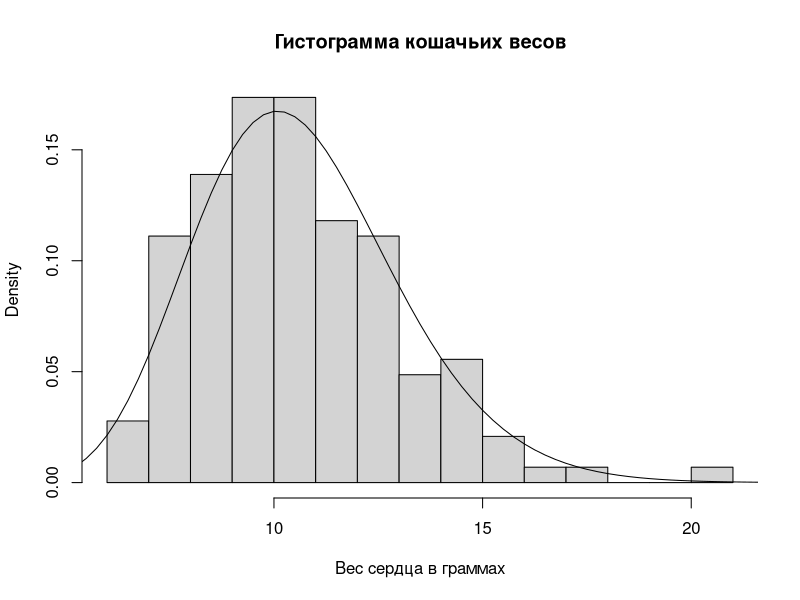
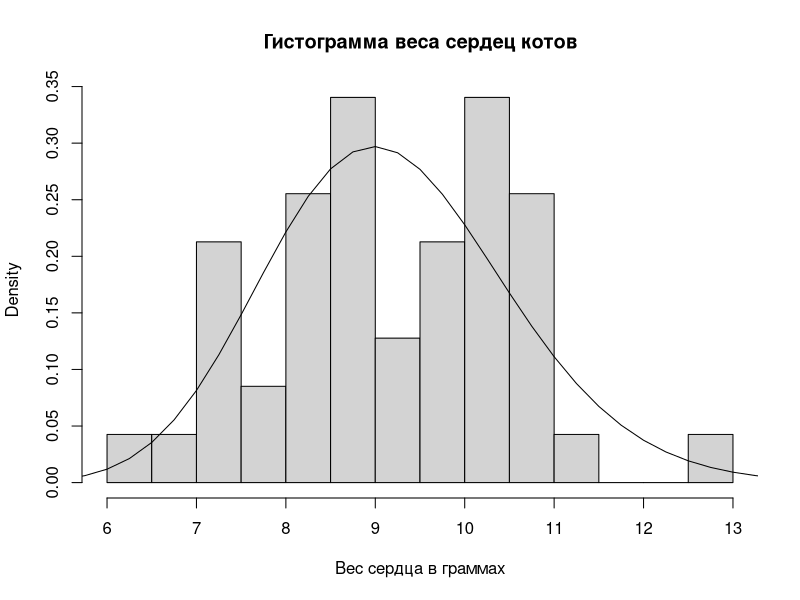
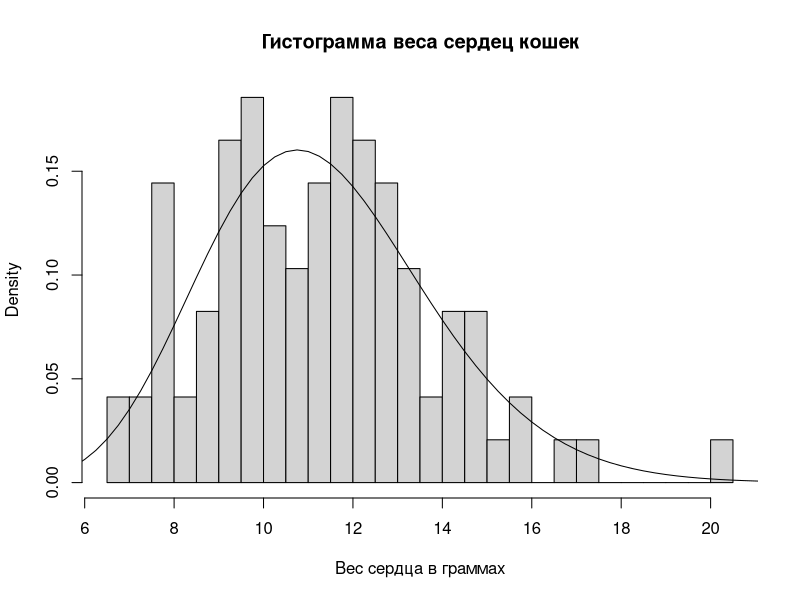
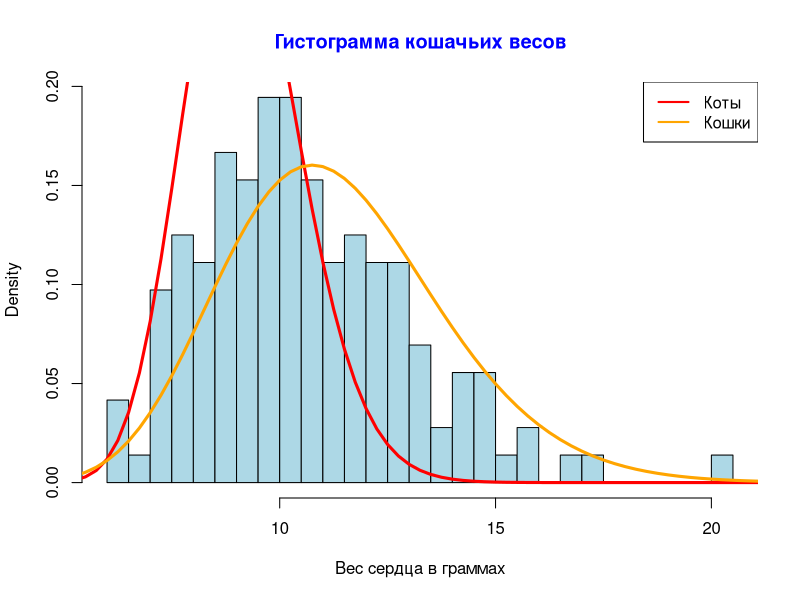
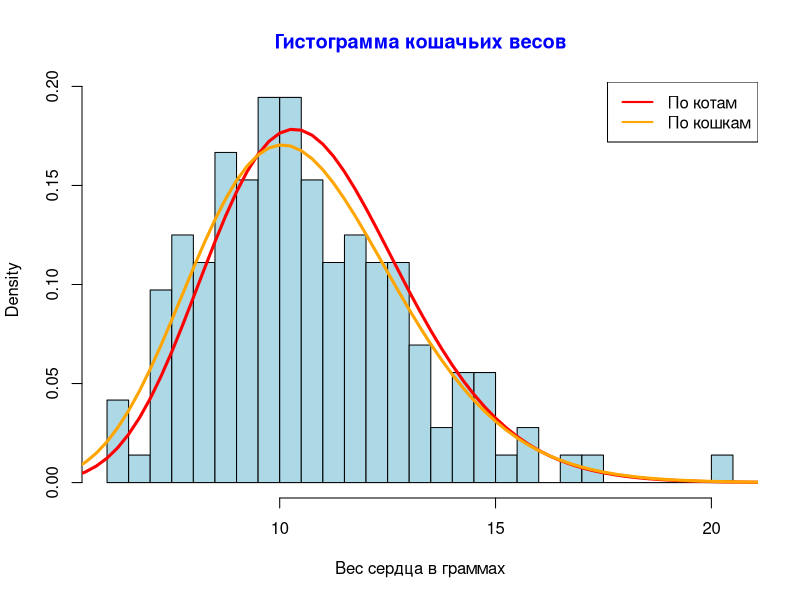

These figures' R source, in order:
## ---- chunk 1
library(MASS) 
data(cats)
summary(cats)
## ---- chunk 2
mean(cats$Hwt)
## ---- chunk 3
sd(cats$Hwt)
## ---- chunk 4
var(cats$Hwt)
## ---- chunk 5
a=round(mean(cats$Hwt)**2/var(cats$Hwt),3)
s=round(var(cats$Hwt)/mean(cats$Hwt),3)
a
s
## ---- chunk 6
 my.gamma <- function(x)
{
   a = round(mean(x)**2/var(x), 3)
   s = round(var(x)/mean(x), 3)
   return(c(a,s))
}
## ---- chunk 7
my.gamma(cats$Hwt)
## ---- chunk 8
hist(cats$Hwt, main = "Гистограмма кошачьих весов", xlab = "Вес сердца в граммах", prob=TRUE,breaks = 20)
curve(dgamma(x, shape = a, scale = s), from = 0, to = 25,add=TRUE)
## ---- chunk 9
Catboys = subset(cats, cats$Sex == "F")
Catgirls = subset(cats, cats$Sex == "M")
asCatgirls = my.gamma(Catgirls$Hwt)
asCatboys = my.gamma(Catboys$Hwt)
## ---- chunk 10
hist(Catboys$Hwt, main = "Гистограмма веса сердец котов", xlab = "Вес сердца в граммах", prob=TRUE,breaks = 20)
curve(dgamma(x, shape = asCatboys[1], scale = asCatboys[2]), from = 0, to = 25,add=TRUE)

## ---- chunk 11
hist(Catgirls$Hwt, main = "Гистограмма веса сердец кошек", xlab = "Вес сердца в граммах", prob=TRUE,breaks = 20)
curve(dgamma(x, shape = asCatgirls[1], scale = asCatgirls[2]), from = 0, to = 25,add=TRUE)
## ---- chunk 12
hist(cats$Hwt, main = "Гистограмма кошачьих весов", xlab = "Вес сердца в граммах", prob=TRUE,breaks = 25,col.main = "blue", col = "lightblue")
legend("topright", legend = c("Коты", "Кошки"),
lwd=2, col=c("red","orange"))
curve(dgamma(x, shape = asCatboys[1], scale = asCatboys[2]), from = 0, to = 25, add=TRUE, lwd = 3,col = "red")
curve(dgamma(x, shape = asCatgirls[1], scale = asCatgirls[2]), from = 0, to = 25,add=TRUE, lwd = 3, col= "orange")

## ---- chunk 13
CM1 = sample(cats$Hwt, nrow(Catboys))
CM2 = sample(cats$Hwt, nrow(Catgirls))  
asCM1 = my.gamma(CM1)
asCM2 = my.gamma(CM2)
CM3 = sample(cats$Hwt, nrow(Catboys))
CM4 = sample(cats$Hwt, nrow(Catgirls)) 
asCM3 = my.gamma(CM3)
asCM4 = my.gamma(CM4)
CM5 = sample(cats$Hwt, nrow(Catboys))
CM6 = sample(cats$Hwt, nrow(Catgirls))  
asCM5 = my.gamma(CM5)
asCM6 = my.gamma(CM6)
CM7 = sample(cats$Hwt, nrow(Catboys))
CM8 = sample(cats$Hwt, nrow(Catgirls)) 
asCM7 = my.gamma(CM7)
asCM8 = my.gamma(CM8)
## ---- chunk 14
dfCatboys=matrix(c(asCM1[1],asCM3[1],asCM5[1],asCM7[1],asCM1[2],asCM3[2],asCM5[2],asCM7[2]), nrow=4, ncol=2)
dfCatboys=data.frame(dfCatboys)
names(dfCatboys)[1] = "a"
names(dfCatboys)[2] = "s"
dfCatgirls=matrix(c(asCM2[1],asCM4[1],asCM6[1],asCM8[1],asCM2[2],asCM4[2],asCM6[2],asCM8[2]), nrow=4, ncol=2)
dfCatgirls=data.frame(dfCatgirls)
names(dfCatgirls)[1] = "a"
names(dfCatgirls)[2] = "s"
dfCatboys
dfCatgirls

## ---- chunk 15
colMeans(dfCatboys)
colMeans(dfCatgirls)
print(a)
print(s)
a-mean(dfCatboys$a)
s-mean(dfCatboys$s)
a-mean(dfCatgirls$a)
s-mean(dfCatgirls$s)

## ---- chunk 16
hist(cats$Hwt, main = "Гистограмма кошачьих весов", xlab = "Вес сердца в граммах", prob=TRUE,breaks = 25,col.main = "blue", col = "lightblue")
legend("topright", legend = c("По котам", "По кошкам"),
lwd=2, col=c("red","orange"))
curve(dgamma(x, shape = colMeans(dfCatboys)[1], scale = colMeans(dfCatboys)[2]), from = 0, to = 25, add=TRUE, lwd = 3,col = "red")
curve(dgamma(x, shape = colMeans(dfCatgirls)[1], scale = colMeans(dfCatgirls)[2]), from = 0, to = 25,add=TRUE, lwd = 3, col= "orange")
